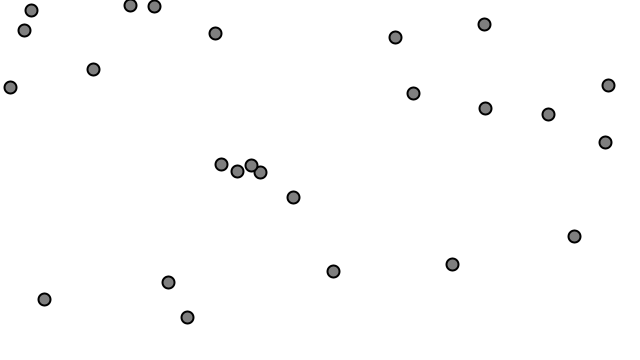
Frame 1 (no input)
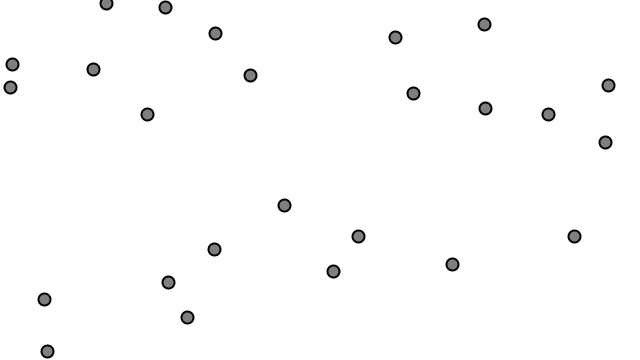
Frame 60 (the mouse pressed at the canvas centre just before this capture)
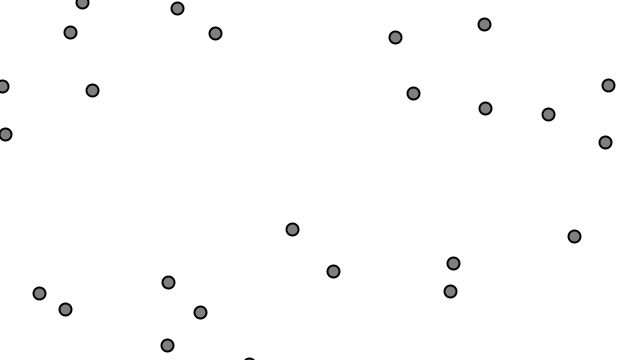
Frame 120 (the mouse held since frame 60 and released just before this capture)

The Processing sketch that drew these frames (run headless with seeded random() and noise(); from frame 60 on, the mouse is pressed at the canvas centre):

// Processing sketch: Example_5_9_Separation
// ── Example_5_9_Separation.pde
// The Nature of Code
// Daniel Shiffman
// http://natureofcode.com

// Separation
// Via Reynolds: http://www.red3d.com/cwr/steer/

// A list of vehicles
ArrayList<Vehicle> vehicles;

void setup() {
  size(640, 360);
  
  vehicles = new ArrayList<Vehicle>();
  
  // We are now making random vehicles and storing them in an array
  for (int i = 0; i < 25; i++) {
    vehicles.add(new Vehicle(random(width), random(height)));
  }
}

void draw() {
  background(255);


  for (Vehicle v : vehicles) {
    v.separate(vehicles);
    v.update();
    v.borders();
    v.show();
  }

}


void mouseDragged() {
  vehicles.add(new Vehicle(mouseX, mouseY));
}

// ── Vehicle.pde
// The Nature of Code
// Daniel Shiffman
// http://natureofcode.com

// Vehicle object

class Vehicle {
  PVector position;
  PVector velocity;
  PVector acceleration;
  float r;
  float maxspeed;
  float maxforce;
  
  Vehicle(float x,float  y) {
    // All the usual stuff
    this.position = new PVector(x, y);
    this.r = 12;
    this.maxspeed = 3; // Maximum speed
    this.maxforce = 0.2; // Maximum steering force
    this.acceleration = new PVector(0, 0);
    this.velocity = new PVector(0, 0);
  }

  void applyForce(PVector force) {
    // We could add mass here if we want A = F / M
    this.acceleration.add(force);
  }

  // Separation
  // Method checks for nearby vehicles and steers away
  void separate(ArrayList<Vehicle> vehicles) {
    //{!1 .bold} Note how the desired separation is based
    // on the Vehicles size.
    float desiredSeparation = this.r * 2;
    PVector sum = new PVector();
    int count = 0;
    for (Vehicle other : vehicles) {
      float d = PVector.dist(this.position, other.position);
      if (this != other && d < desiredSeparation) {
        PVector diff = PVector.sub(this.position, other.position);
        //{!1 .bold} What is the magnitude of the p5.Vector
        // pointing away from the other vehicle?
        // The closer it is, the more the vehicle should flee.
        // The farther, the less. So the magnitude is set
        // to be inversely proportional to the distance.
        diff.setMag(1 / d);
        sum.add(diff);
        count++;
      }
    }
    if (count > 0) {
      sum.setMag(this.maxspeed);
      PVector steer = PVector.sub(sum, this.velocity);
      steer.limit(this.maxforce);
      this.applyForce(steer);
    }
  }

  // Method to update location
  void update() {
    // Update velocity
    this.velocity.add(this.acceleration);
    // Limit speed
    this.velocity.limit(this.maxspeed);
    this.position.add(this.velocity);
    // Reset accelertion to 0 each cycle
    this.acceleration.mult(0);
  }

  void show() {
    fill(127);
    stroke(0);
    strokeWeight(2);
    push();
    translate(this.position.x, this.position.y);
    circle(0, 0, this.r);
    pop();
  }

  // Wraparound
  void borders() {
    if (this.position.x < -this.r) this.position.x = width + this.r;
    if (this.position.y < -this.r) this.position.y = height + this.r;
    if (this.position.x > width + this.r) this.position.x = -this.r;
    if (this.position.y > height + this.r) this.position.y = -this.r;
  }
}
